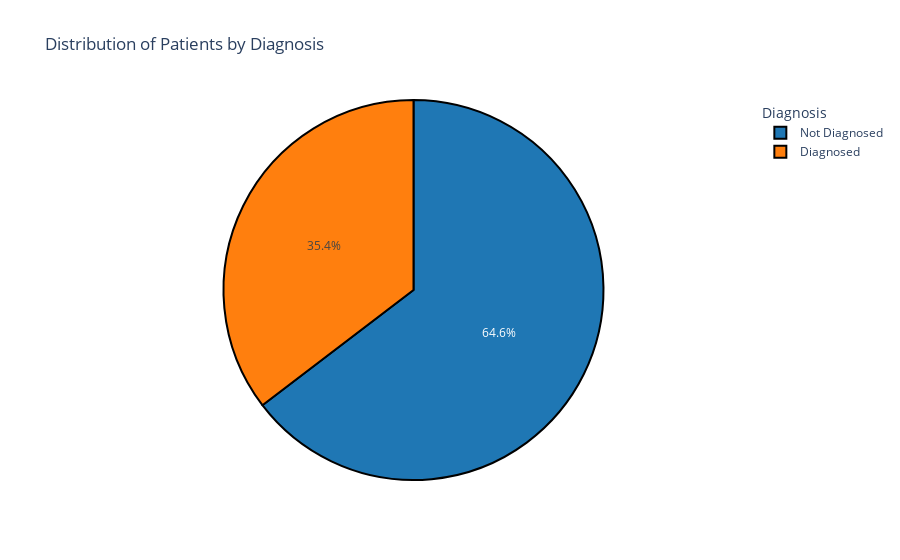

Write notebook code for a chart like this one.
### Code cell
#Step 2: Data Cleaning and Exploratory Data Analysis

# alz = alz.drop(columns = "DoctorInCharge")
markdown_table = alz.head()[["PatientID", "Age", "Gender", "Ethnicity", "BMI", "Smoking", "PhysicalActivity", "Diagnosis"]].to_markdown(index = False)

#First univariate analysis that shows the distribution of patients according to their diagnosis.

mapping = {
    0: "Not Diagnosed",
    1: "Diagnosed"
}

alz["result"] = alz["Diagnosis"].map(mapping)

data = alz.groupby("result")["PatientID"].count() / alz.groupby("result")["PatientID"].count().sum()
data = data.reset_index()
data.columns = ["Diagnosis", "Proportion"]

fig = px.pie(data, names = "Diagnosis", values = "Proportion", title = "Distribution of Patients by Diagnosis",
            color_discrete_sequence = px.colors.qualitative.D3)
fig.update_layout(legend_title_text = "Diagnosis")

fig.update_traces(
    hoverinfo='label+percent', 
    textinfo='percent', 
    textfont_size=12,
    marker=dict(line=dict(color='#000000', width=2))
)

fig.show()

markdown_table = alz.head()[["PatientID", "Age", "Gender", "Ethnicity", "BMI", "Smoking", "PhysicalActivity", "Diagnosis"]].to_markdown(index = False)
# fig.write_html("/Users/kenogihara/Desktop/ALL_PROJECTS/alzheimers_project/assets/html.plot1.html", include_plotlyjs = "cdn")

### Figure 1 — Plotly figure (JSON) as saved in the notebook; plotly's stock layout.template omitted (floating-point values rounded to 4 significant figures)
{"data": [{"domain": {"x": [0, 1], "y": [0, 1]}, "hoverinfo": "label+percent", "hovertemplate": "Diagnosis=%{label}<br>Proportion=%{value}<extra></extra>", "labels": ["Diagnosed", "Not Diagnosed"], "legendgroup": "", "marker": {"line": {"color": "#000000", "width": 2}}, "name": "", "showlegend": true, "textfont": {"size": 12}, "textinfo": "percent", "type": "pie", "values": [0.3537, 0.6463]}], "layout": {"legend": {"title": {"text": "Diagnosis"}, "tracegroupgap": 0}, "piecolorway": ["#1F77B4", "#FF7F0E", "#2CA02C", "#D62728", "#9467BD", "#8C564B", "#E377C2", "#7F7F7F", "#BCBD22", "#17BECF"], "title": {"text": "Distribution of Patients by Diagnosis"}}}
